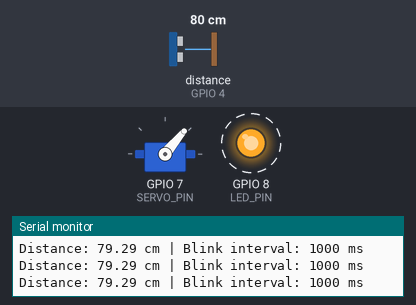
Recording of a sketch running on a simulated ESP32-C3. Parts: servo, output pins drawn as LEDs (lit = HIGH), the last lines printed to the serial monitor. Wiring (inferred from the names in the program): ultrasonic range finder: trigger GPIO 3; echo GPIO 4. Dashed ring = blinking. The test bench sets the inputs (shaded band); at power-on: distance to the obstacle (sensor on GPIO 4) 80 cm. The echo pulse lasts 58.3 µs per cm; pins used as bus, display or sensor lines are not drawn.

Above: at 1.2 s.
1.3 s: distance to the obstacle (sensor on GPIO 4) set to 15 cm
4.3 s: distance to the obstacle (sensor on GPIO 4) set to 11 cm
At 4.76 s:
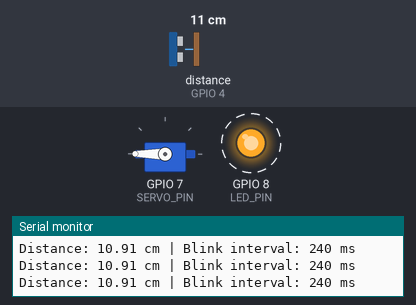
7.3 s: distance to the obstacle (sensor on GPIO 4) set to 18 cm
At 7.48 s:
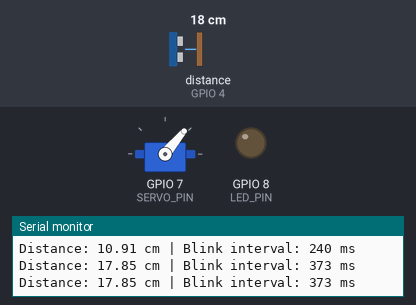
10.3 s: distance to the obstacle (sensor on GPIO 4) set to 9 cm
At 10.38 s:
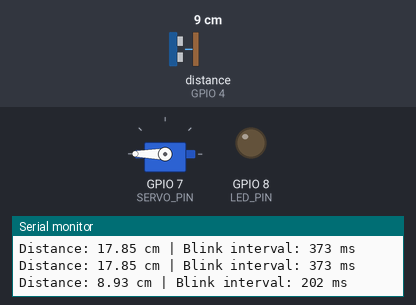
Timing chart, 0 to 14.3 s (numbered marks = the images above; inputs shaded):
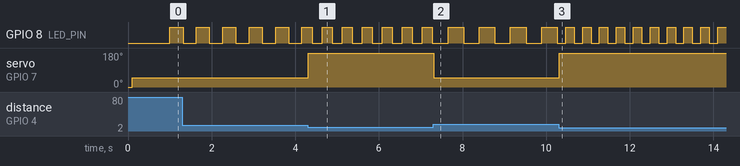

Measured:
- the behaviour switches between 13 and 12 cm on distance to the obstacle (sensor on GPIO 4) (found by bisection; images 0 and 1)
- after the input at 4.3 s, servo on GPIO 7 (SERVO_PIN): 50° → 180° at once
- after the input at 7.3 s, GPIO 8 (LED_PIN): alternates HIGH for 0.37 s and LOW for 0.37 s, starting after 0.35 s; servo on GPIO 7 (SERVO_PIN): 180° → 50° at once
- after the input at 10.3 s, GPIO 8 (LED_PIN): alternates HIGH for 0.20 s and LOW for 0.20 s, starting after 0.17 s; servo on GPIO 7 (SERVO_PIN): 50° → 180° at once
- by itself, GPIO 8 (LED_PIN): alternates HIGH for 0.24 s and LOW for 0.24 s

The sketch:

esp32c3_sensorservo.ino
```cpp
/*
  DM3014 Interactive Devices, Snehaja 2026
  Week 8 - Microcontrollers & Sensors
Project Name: "Alert!" This project has 2 different interactions playing simultaneously.
One is the servomotor turning and the other is the LED blinking, both interactions based on the ultrasonic distance sensor.
The closer the user goes to the sensor, the faster the LED blinks and the servomotor reacts as well.
  Used Claude code to assist with the blink speed function.
  ESP32-C3 Sensor Servo Example
  When distance is less than 10cm, ultrasonic sensor triggers servo to turn 180º.
  Additional Components: Servo Motor, HC-SR04 Sensor
*/

// ====== Reference Libraries ======
#include <ESP32Servo.h>

// ====== Set Servo ======
#define SERVO_PIN 7

// ====== Set LED ======
#define LED_PIN 8

// ====== Set HC-SR04 Sensor ======
#define TRIG_PIN  3
#define ECHO_PIN  4
#define DISTANCE_THRESHOLD  12 // *** edit the sensor trigger distance here (in cm)

// ====== LED Blink  ======
#define MAX_BLINK_DISTANCE 50
#define MIN_BLINK_INTERVAL 50
#define MAX_BLINK_INTERVAL 1000

// ====== Create Servo Objects ======
Servo servo;

// ====== Sensor Variables ======
float duration_us, distance_cm;

// ====== Timing Variables ======
unsigned long lastBlinkTime = 0;
unsigned long lastSensorTime = 0;
unsigned long blinkInterval = MAX_BLINK_INTERVAL;
bool ledState = false;

void setup() {
  pinMode(LED_PIN, OUTPUT);

  // ====== Setup Serial Monitor ======
  Serial.begin(115200);

  // ====== Setup Sensor / Servo ======
  pinMode(TRIG_PIN, OUTPUT);
  pinMode(ECHO_PIN, INPUT);

  ESP32PWM::allocateTimer(0);
  ESP32PWM::allocateTimer(1);
  ESP32PWM::allocateTimer(2);
  ESP32PWM::allocateTimer(3);
  servo.setPeriodHertz(50);
  servo.attach(SERVO_PIN, 500, 2000);
  servo.write(0);
}

void loop() {
  unsigned long now = millis();

  // ====== Read Sensor (every 100 ms) ======
  if (now - lastSensorTime >= 100) {
    lastSensorTime = now;

    digitalWrite(TRIG_PIN, LOW);
    delayMicroseconds(2);
    digitalWrite(TRIG_PIN, HIGH);
    delayMicroseconds(10);
    digitalWrite(TRIG_PIN, LOW);

    duration_us = pulseIn(ECHO_PIN, HIGH, 30000);
    if (duration_us > 0) {
      distance_cm = 0.017 * duration_us;
    } else {
      distance_cm = MAX_BLINK_DISTANCE;
    }

    // ====== Servo Control ======
    if (distance_cm < DISTANCE_THRESHOLD) {
      servo.write(180); // *** edit servo rotation here (0 – 180)
    } else {
      servo.write(50);  // *** edit servo rotation here (0 – 180)
    }

    // ====== Map Distance to Blink Interval ======
    float d = constrain(distance_cm, 0, MAX_BLINK_DISTANCE);
    blinkInterval = map(d, 0, MAX_BLINK_DISTANCE, MIN_BLINK_INTERVAL, MAX_BLINK_INTERVAL);

    // ====== Serial Output ======
    Serial.print("Distance: ");
    Serial.print(distance_cm);
    Serial.print(" cm | Blink interval: ");
    Serial.print(blinkInterval);
    Serial.println(" ms");
  }

  // ====== LED Blink (non-blocking) ======
  if (now - lastBlinkTime >= blinkInterval) {
    lastBlinkTime = now;
    ledState = !ledState;
    digitalWrite(LED_PIN, ledState);
  }
}
```
